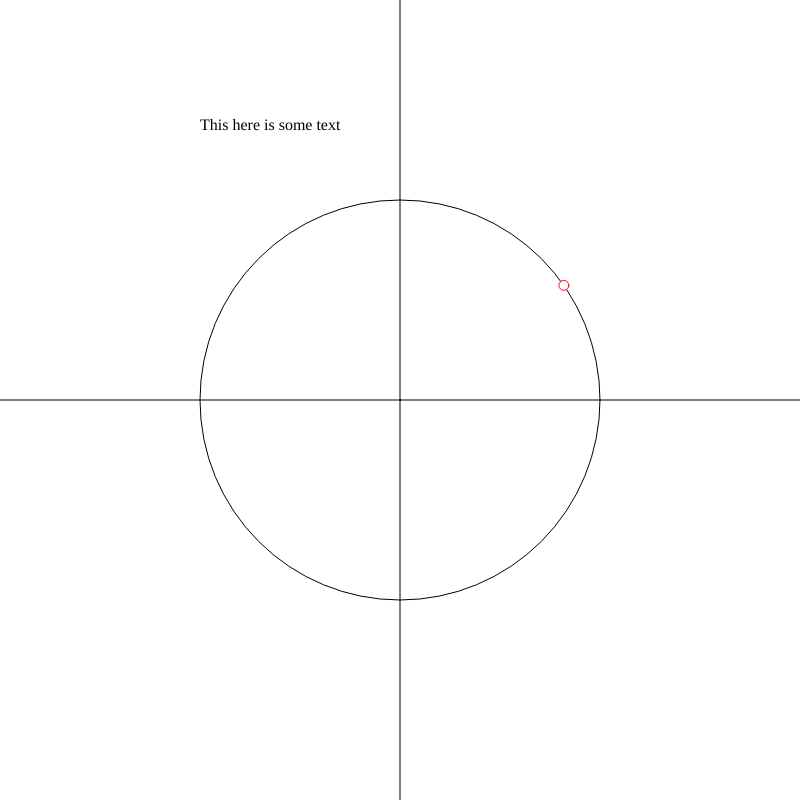
Frame 1 (no input)
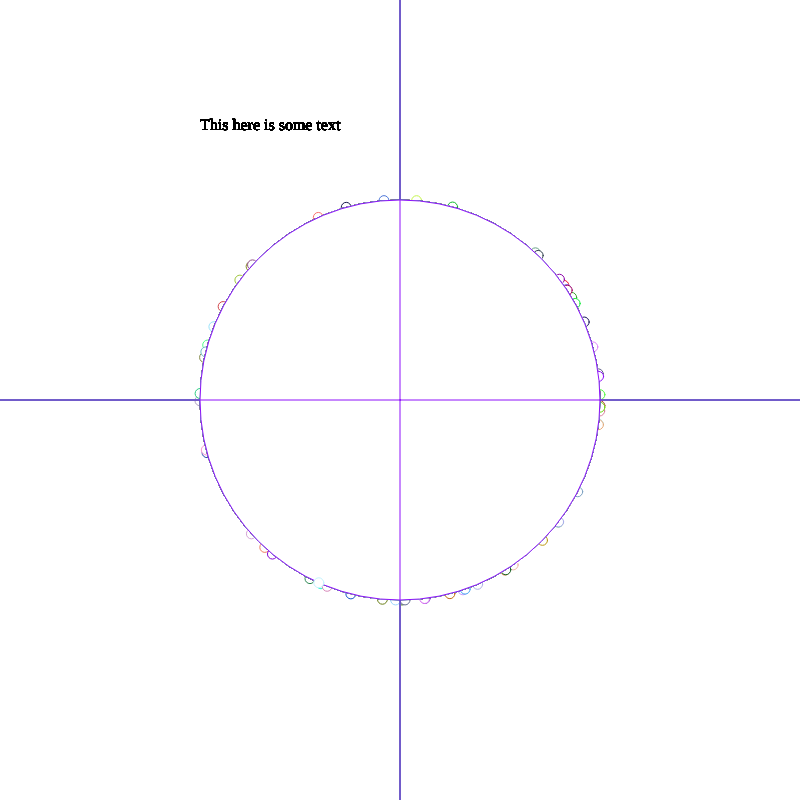
Frame 60 (no input)
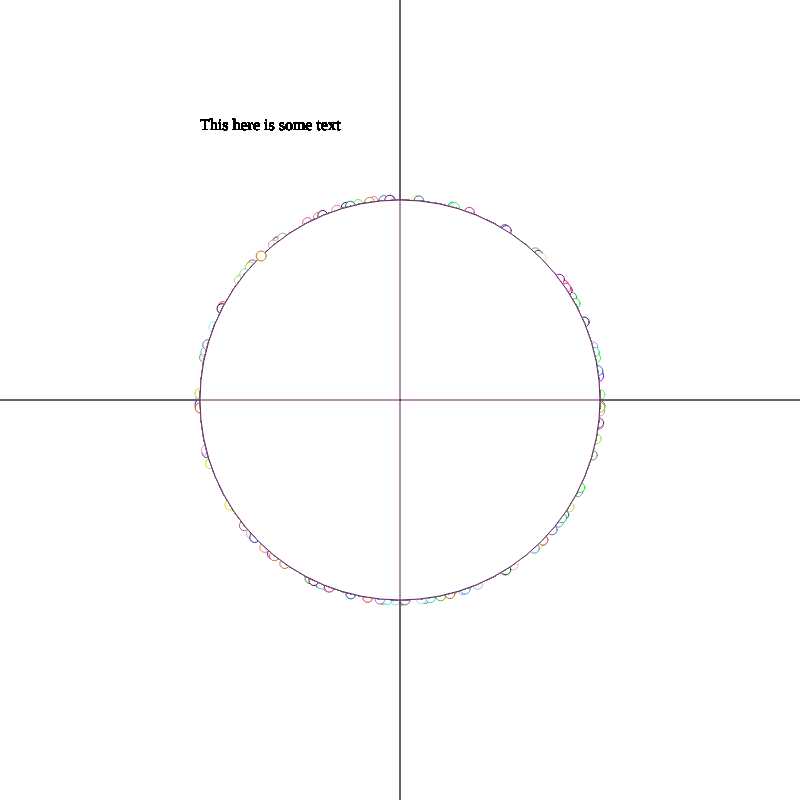
Frame 120 (the mouse pressed at the canvas centre since frame 60)

The p5.js sketch that drew these frames (run headless with seeded random() and noise() and a simulated clock; from frame 60 on, the mouse is pressed at the canvas centre):

// p5.js sketch
// ── sketch.js
function setup() {
  createCanvas(800, 800);
  frameRate(20);
}
  
function draw() {
  let myPTag = createP("This here is some text");
  myPTag.position(200, 100);
  ellipse(400,400,400);
  line (400,0,400,800);
  line(0,400,800,400);
  ellipse(400,400,1,1);
  let winkel = (Math.random()*2*Math.PI);
  let x = 400 + 200 * Math.cos(winkel);
  let y = 400 + 200 * Math.sin(winkel);
  stroke(Math.floor(Math.random()*255),Math.floor(Math.random()*255),Math.floor(Math.random()*255));
  ellipse(x,y,10,10);
  }
